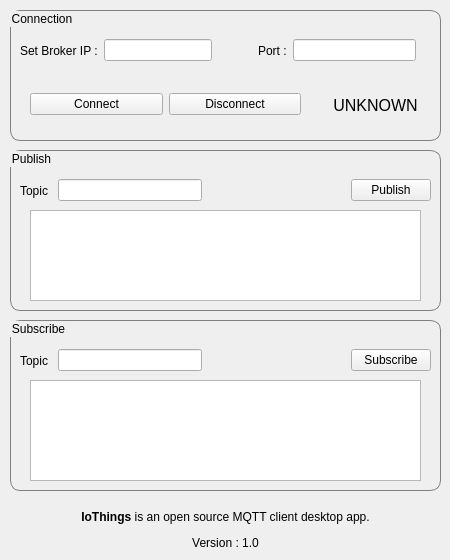
<?xml version="1.0" encoding="UTF-8"?>
<ui version="4.0">
 <class>IoThings</class>
 <widget class="QMainWindow" name="IoThings">
  <property name="geometry">
   <rect>
    <x>0</x>
    <y>0</y>
    <width>450</width>
    <height>560</height>
   </rect>
  </property>
  <property name="windowTitle">
   <string>MainWindow</string>
  </property>
  <widget class="QWidget" name="centralwidget">
   <widget class="QGroupBox" name="groupBox">
    <property name="geometry">
     <rect>
      <x>10</x>
      <y>10</y>
      <width>431</width>
      <height>131</height>
     </rect>
    </property>
    <property name="styleSheet">
     <string notr="true">QGroupBox { 
     border: 1px solid gray; 
     border-radius: 10px; 
 } </string>
    </property>
    <property name="title">
     <string>Connection</string>
    </property>
    <widget class="QWidget" name="horizontalLayoutWidget">
     <property name="geometry">
      <rect>
       <x>10</x>
       <y>20</y>
       <width>441</width>
       <height>41</height>
      </rect>
     </property>
     <layout class="QHBoxLayout" name="horizontalLayout" stretch="0,0,0,0,1,0">
      <item>
       <widget class="QLabel" name="label">
        <property name="styleSheet">
         <string notr="true">font: 12pt &quot;Goudy Old Style&quot;;</string>
        </property>
        <property name="text">
         <string>Set Broker IP :</string>
        </property>
       </widget>
      </item>
      <item>
       <widget class="QLineEdit" name="host"/>
      </item>
      <item>
       <spacer name="horizontalSpacer">
        <property name="orientation">
         <enum>Qt::Horizontal</enum>
        </property>
        <property name="sizeHint" stdset="0">
         <size>
          <width>40</width>
          <height>20</height>
         </size>
        </property>
       </spacer>
      </item>
      <item>
       <widget class="QLabel" name="label_2">
        <property name="styleSheet">
         <string notr="true">font: 12pt &quot;Goudy Old Style&quot;;</string>
        </property>
        <property name="text">
         <string>Port :</string>
        </property>
       </widget>
      </item>
      <item>
       <widget class="QLineEdit" name="port"/>
      </item>
      <item>
       <spacer name="horizontalSpacer_3">
        <property name="orientation">
         <enum>Qt::Horizontal</enum>
        </property>
        <property name="sizeHint" stdset="0">
         <size>
          <width>45</width>
          <height>20</height>
         </size>
        </property>
       </spacer>
      </item>
     </layout>
    </widget>
    <widget class="QWidget" name="horizontalLayoutWidget_2">
     <property name="geometry">
      <rect>
       <x>20</x>
       <y>70</y>
       <width>271</width>
       <height>48</height>
      </rect>
     </property>
     <layout class="QHBoxLayout" name="horizontalLayout_2">
      <item>
       <widget class="QPushButton" name="connect">
        <property name="styleSheet">
         <string notr="true"/>
        </property>
        <property name="text">
         <string>Connect</string>
        </property>
       </widget>
      </item>
      <item>
       <widget class="QPushButton" name="disconnect">
        <property name="text">
         <string>Disconnect</string>
        </property>
       </widget>
      </item>
     </layout>
    </widget>
    <widget class="QLabel" name="stat">
     <property name="geometry">
      <rect>
       <x>310</x>
       <y>75</y>
       <width>111</width>
       <height>41</height>
      </rect>
     </property>
     <property name="font">
      <font>
       <pointsize>12</pointsize>
      </font>
     </property>
     <property name="styleSheet">
      <string notr="true"/>
     </property>
     <property name="text">
      <string>UNKNOWN</string>
     </property>
     <property name="alignment">
      <set>Qt::AlignCenter</set>
     </property>
    </widget>
   </widget>
   <widget class="QGroupBox" name="groupBox_2">
    <property name="geometry">
     <rect>
      <x>10</x>
      <y>150</y>
      <width>431</width>
      <height>161</height>
     </rect>
    </property>
    <property name="autoFillBackground">
     <bool>false</bool>
    </property>
    <property name="styleSheet">
     <string notr="true">QGroupBox { 
     border: 1px solid gray; 
     border-radius: 10px; 
 } </string>
    </property>
    <property name="title">
     <string>Publish</string>
    </property>
    <widget class="QWidget" name="horizontalLayoutWidget_3">
     <property name="geometry">
      <rect>
       <x>10</x>
       <y>20</y>
       <width>411</width>
       <height>41</height>
      </rect>
     </property>
     <layout class="QHBoxLayout" name="horizontalLayout_3">
      <item>
       <widget class="QLabel" name="label_5">
        <property name="styleSheet">
         <string notr="true">font: 12pt &quot;Goudy Old Style&quot;;</string>
        </property>
        <property name="text">
         <string>Topic </string>
        </property>
       </widget>
      </item>
      <item>
       <widget class="QLineEdit" name="pubtop"/>
      </item>
      <item>
       <spacer name="horizontalSpacer_2">
        <property name="orientation">
         <enum>Qt::Horizontal</enum>
        </property>
        <property name="sizeHint" stdset="0">
         <size>
          <width>40</width>
          <height>20</height>
         </size>
        </property>
       </spacer>
      </item>
      <item>
       <widget class="QPushButton" name="pub">
        <property name="text">
         <string>Publish</string>
        </property>
       </widget>
      </item>
     </layout>
    </widget>
    <widget class="QTextEdit" name="pubmsg">
     <property name="geometry">
      <rect>
       <x>20</x>
       <y>60</y>
       <width>391</width>
       <height>91</height>
      </rect>
     </property>
    </widget>
   </widget>
   <widget class="QGroupBox" name="groupBox_3">
    <property name="geometry">
     <rect>
      <x>10</x>
      <y>320</y>
      <width>431</width>
      <height>171</height>
     </rect>
    </property>
    <property name="styleSheet">
     <string notr="true">QGroupBox { 
     border: 1px solid gray; 
     border-radius: 10px; 
 } </string>
    </property>
    <property name="title">
     <string>Subscribe</string>
    </property>
    <widget class="QWidget" name="horizontalLayoutWidget_4">
     <property name="geometry">
      <rect>
       <x>10</x>
       <y>20</y>
       <width>411</width>
       <height>41</height>
      </rect>
     </property>
     <layout class="QHBoxLayout" name="horizontalLayout_4">
      <item>
       <widget class="QLabel" name="label_6">
        <property name="styleSheet">
         <string notr="true">font: 12pt &quot;Goudy Old Style&quot;;</string>
        </property>
        <property name="text">
         <string>Topic </string>
        </property>
       </widget>
      </item>
      <item>
       <widget class="QLineEdit" name="subtop"/>
      </item>
      <item>
       <spacer name="horizontalSpacer_4">
        <property name="orientation">
         <enum>Qt::Horizontal</enum>
        </property>
        <property name="sizeHint" stdset="0">
         <size>
          <width>40</width>
          <height>20</height>
         </size>
        </property>
       </spacer>
      </item>
      <item>
       <widget class="QPushButton" name="sub">
        <property name="text">
         <string>Subscribe</string>
        </property>
       </widget>
      </item>
     </layout>
    </widget>
    <widget class="QTextEdit" name="submsg">
     <property name="geometry">
      <rect>
       <x>20</x>
       <y>60</y>
       <width>391</width>
       <height>101</height>
      </rect>
     </property>
    </widget>
   </widget>
   <widget class="QLabel" name="label_3">
    <property name="geometry">
     <rect>
      <x>10</x>
      <y>500</y>
      <width>431</width>
      <height>61</height>
     </rect>
    </property>
    <property name="styleSheet">
     <string notr="true"/>
    </property>
    <property name="text">
     <string>&lt;html&gt;&lt;head/&gt;&lt;body&gt;&lt;p align=&quot;center&quot;&gt;&lt;span style=&quot; font-weight:600;&quot;&gt;IoThings&lt;/span&gt; is an open source MQTT client desktop app.&lt;/p&gt;&lt;p align=&quot;center&quot;&gt;Version : 1.0&lt;/p&gt;&lt;/body&gt;&lt;/html&gt;</string>
    </property>
    <property name="alignment">
     <set>Qt::AlignCenter</set>
    </property>
   </widget>
  </widget>
 </widget>
 <resources/>
 <connections/>
</ui>
